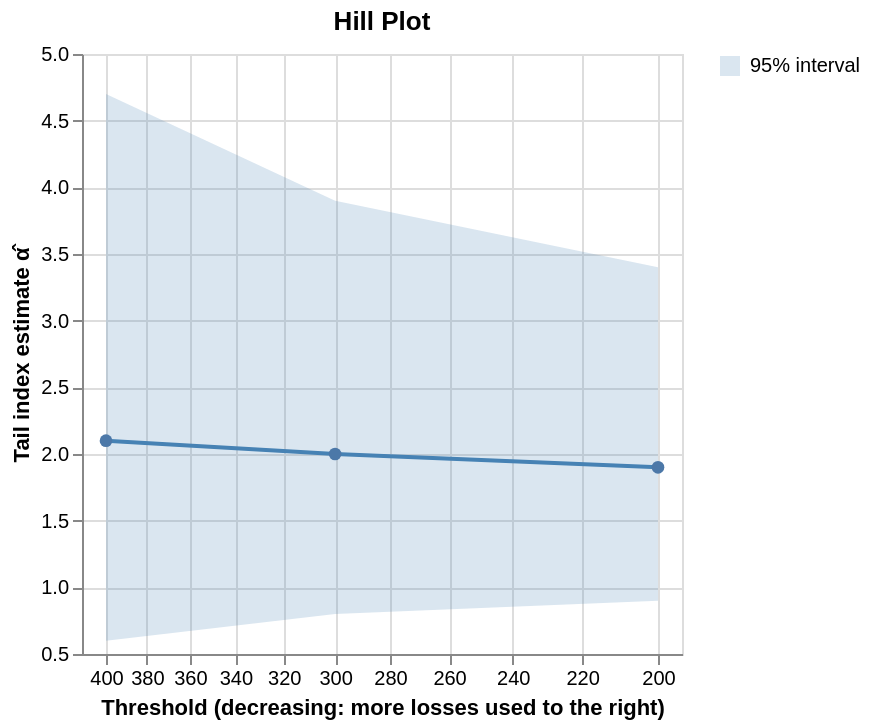

Here is the Vega-Lite specification saved for this chart:
### Vega-Lite specification from a JSON file in a GitHub repository (floating-point values rounded to 4 significant figures)
{"$schema": "https://vega.github.io/schema/vega-lite/v6.json", "title": "Hill Plot", "width": "container", "height": "container", "data": {"values": [{"k": 2, "threshold": 400, "estimate": 2.1, "lower": 0.6, "upper": 4.7}, {"k": 3, "threshold": 300, "estimate": 2.0, "lower": 0.8, "upper": 3.9}, {"k": 4, "threshold": 200, "estimate": 1.9, "lower": 0.9, "upper": 3.4}]}, "encoding": {"x": {"field": "threshold", "type": "quantitative", "title": "Threshold (decreasing: more losses used to the right)", "scale": {"type": "log", "reverse": true, "nice": false, "padding": 12}, "axis": {"format": "~s"}}}, "layer": [{"transform": [{"calculate": "'95% interval'", "as": "legend"}], "mark": {"type": "area", "opacity": 0.2}, "encoding": {"y": {"field": "lower", "type": "quantitative", "title": "Tail index estimate α̂", "scale": {"zero": false}}, "y2": {"field": "upper"}, "color": {"field": "legend", "type": "nominal", "scale": {"range": ["steelblue"]}, "legend": {"title": null, "symbolType": "square"}}}}, {"mark": {"type": "line", "point": {"filled": true, "size": 40}, "color": "steelblue"}, "encoding": {"y": {"field": "estimate", "type": "quantitative"}, "tooltip": [{"field": "k", "type": "quantitative", "title": "k (losses used)"}, {"field": "threshold", "type": "quantitative", "title": "Threshold", "format": ",.0f"}, {"field": "estimate", "type": "quantitative", "title": "α̂", "format": ".2f"}, {"field": "lower", "type": "quantitative", "title": "95% lower", "format": ".2f"}, {"field": "upper", "type": "quantitative", "title": "95% upper", "format": ".2f"}]}}]}
